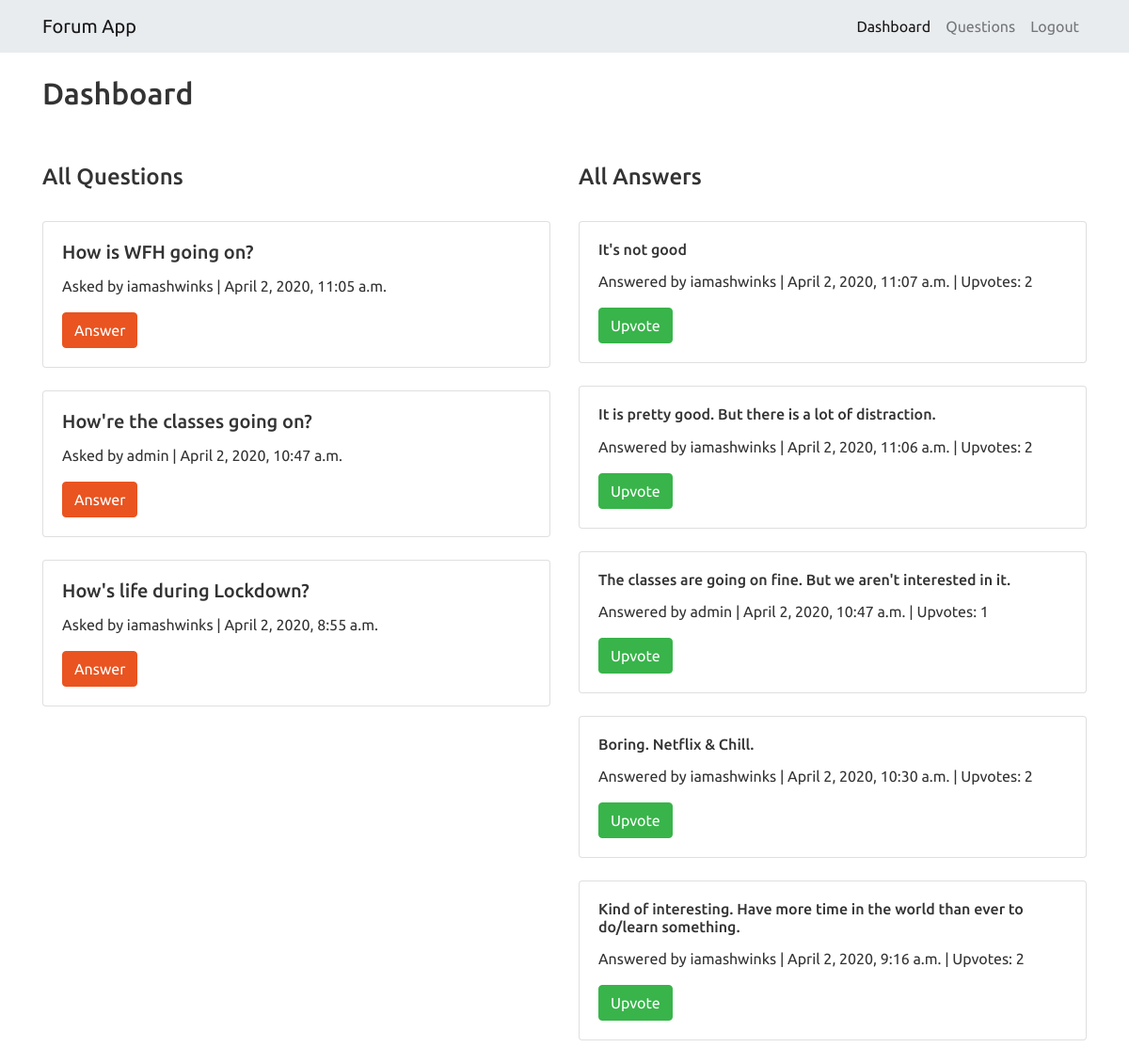
/dashboard/, run on the app's committed database.
### forum/models.py (models this page shows, shortened)
class Question(models.Model):
	author = models.ForeignKey(User, on_delete=models.CASCADE)
	question = models.CharField(max_length=200, blank=True)
	timestamp = models.DateTimeField(auto_now_add=True, blank=True)

class Answer(models.Model):
	answer = models.CharField(max_length=500, blank=True)
	timestamp = models.DateTimeField(auto_now_add=True, blank=True)
	question = models.ForeignKey(Question, on_delete=models.CASCADE)
	author = models.ForeignKey(User, on_delete=models.CASCADE)
	upvotes = models.IntegerField(blank=True)

### forum/views.py (the view)
# urls.py: path('dashboard/', dashboard),
def dashboard(request):
	all_questions = Question.objects.all().order_by('-timestamp')
	all_answers = Answer.objects.all().order_by('-timestamp')
	return render(request, "dashboard.html", {"all_questions":all_questions, "all_answers":all_answers})

### forum/templates/dashboard.html
{% extends 'base.html' %}
{% block body %}
	<div class="container">
		<div class="heading mt-4">
			<h2>Dashboard</h2>
		</div><br>
		<div class="row">
			<div class="col-md-6">
				<div class="sub-head mt-4 mb-2">
					<h4>All Questions</h4>
				</div><br>
				{% for question in all_questions %}
					<div class="card">
						<div class="card-body">
							<h5 class="card-title">{{ question.question }}</h5>
							<p class="card-text">Asked by {{ question.author }} | {{ question.timestamp }}</p>
							<a href="/discussion/{{question.id}}/" class="btn btn-primary">Answer</a>
						</div>
					</div><br>
				{% endfor %}
			</div>
			<div class="col-md-6">
				<div class="sub-head mt-4 mb-2">
					<h4>All Answers</h4>
				</div><br>
				{% for answer in all_answers %}
					<div class="card">
						<div class="card-body">
							<h6 class="card-title">{{ answer.answer }}</h6>
							<p class="card-text">Answered by {{ answer.author }} | {{ answer.timestamp }} | Upvotes: {{ answer.upvotes }}</p>
							<a href="/upvote/{{answer.id}}/" class="btn btn-success">Upvote</a>
						</div>
					</div><br>
				{% endfor %}
			</div>
		</div>
	</div>
{% endblock %}

### forum/templates/base.html (shortened to what this page needs)
<!DOCTYPE html>
<html lang="en">
	<head>
		<link rel="stylesheet" href="https://bootswatch.com/4/united/bootstrap.css">
	</head>
	<body>
		<nav class="navbar navbar-expand-lg navbar-light bg-light">
			<div class="container">
				<a class="navbar-brand" href="#">Forum App</a>
				<div class="collapse navbar-collapse" id="navbarNavAltMarkup">
					<div class="navbar-nav ml-auto">
						<a class="nav-item nav-link active" href="/dashboard/">Dashboard</a>
						<a class="nav-item nav-link" href="/questions/">Questions</a>
						<a class="nav-item nav-link" href="/signout/">Logout</a>
					</div>
				</div>
			</div>
		</nav>
		{% block body %}
		{% endblock %}
	</body>
</html>

### data on the page
Question: question "How is WFH going on?", author "iamashwinks", timestamp "April 2, 2020, 11:05 a.m."
Question: question "How're the classes going on?", author "admin", timestamp "April 2, 2020, 10:47 a.m."
Question: question "How's life during Lockdown?", author "iamashwinks", timestamp "April 2, 2020, 8:55 a.m."
Answer: answer "It's not good", author "iamashwinks", timestamp "April 2, 2020, 11:07 a.m.", upvotes "2"
Answer: answer "It is pretty good. But there is a lot of distraction.", author "iamashwinks", timestamp "April 2, 2020, 11:06 a.m.", upvotes "2"
Answer: answer "The classes are going on fine. But we aren't interested in it.", author "admin", timestamp "April 2, 2020, 10:47 a.m.", upvotes "1"
Answer: answer "Boring. Netflix & Chill.", author "iamashwinks", timestamp "April 2, 2020, 10:30 a.m.", upvotes "2"
Answer: answer "Kind of interesting. Have more time in the world than ever to do/learn something.", author "iamashwinks", timestamp "April 2, 2020, 9:16 a.m.", upvotes "2"
